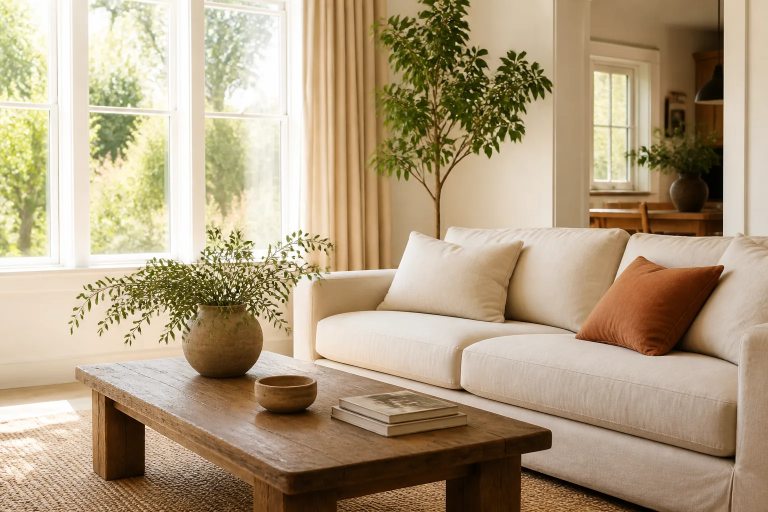
#> input picture img/home/hero-interior.webp, 1536 x 1024 px, given in place of exec-e1de3881-fbf5-41b5-aef6-879bcbc4d19f.png, which was not available (shown at 1/2 size)
$ python process_assets.py
#> lines starting #> are read from the running program, lines starting #| are printed output that depends on the picture
from pathlib import Path
from PIL import Image, ImageEnhance, ImageOps

ROOT = Path(__file__).resolve().parents[1]
GEN = Path(r"C:\Users\User\.codex\generated_images\01a047df-40c1-7c43-8b54-0f0973f6fdd9")
HOME = ROOT / "starter" / "img" / "home"
SERVICES = ROOT / "starter" / "img" / "services"

def save(source: Path, target: Path, size=(1400, 1000), mirror=False, warmth=1.0):
#> called with size = (1400, 1000), mirror = False, warmth = 1
    image = Image.open(source).convert("RGB")
#> image is the input picture: PIL image 1536x1024 RGB; mean R, G, B 176.7, 158, 129.1
    if mirror:
        image = ImageOps.mirror(image)
    image = ImageOps.fit(image, size, method=Image.Resampling.LANCZOS)
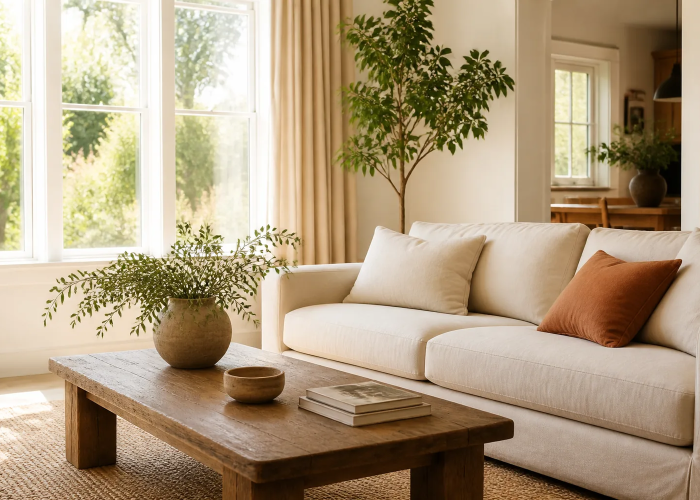
#> image: PIL image 1400x1000 RGB (shown at 1/2 size); mean R, G, B 174.6, 155.6, 127
    if warmth != 1.0:
        image = ImageEnhance.Color(image).enhance(warmth)
    target.parent.mkdir(parents=True, exist_ok=True)
    image.save(target, "WEBP", quality=80, method=6)

new_home = {
    "exec-e1de3881-fbf5-41b5-aef6-879bcbc4d19f.png": "prepare-table.webp",
    "exec-1342a997-ea33-47ee-afb4-acb562b7e2d1.png": "prepare-safe-photo.webp",
    "exec-a9397982-6dc5-4211-b14e-5290c9df0e4a.png": "about-conversation.webp",
    "exec-b2d28d18-68a0-44fa-b19f-66914cab3b4c.png": "request-garden.webp",
}
for source, target in new_home.items():
    save(GEN / source, HOME / target, (1400, 1000) if "safe" not in target and "request" not in target else (1000, 1400))
#> pass 2 of the loop `for source, target in new_home.items():`:
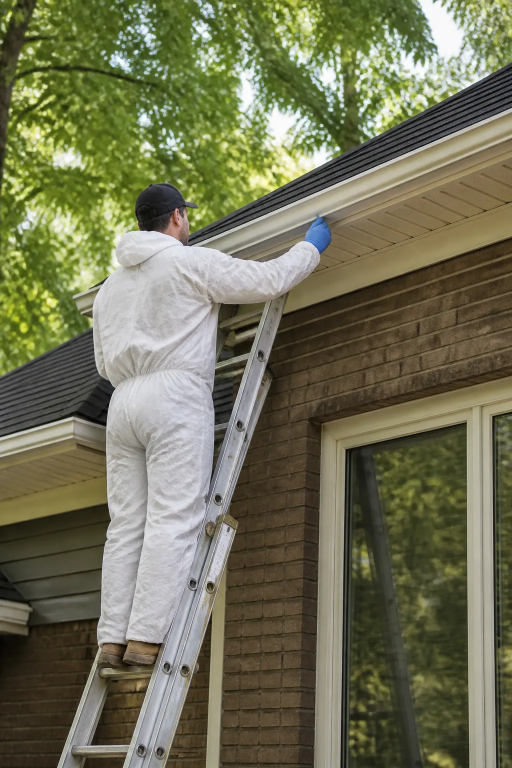
#> input picture img/home/process-inspection.webp, 1024 x 1536 px, given in place of exec-1342a997-ea33-47ee-afb4-acb562b7e2d1.png, which was not available (shown at 1/2 size)
#> in save, image is the input picture: PIL image 1024x1536 RGB; mean R, G, B 113.4, 113.6, 85.6
#> in save (call 2), `image = ImageOps.fit(image, size, method=Image.Resampling.LANCZOS)`:
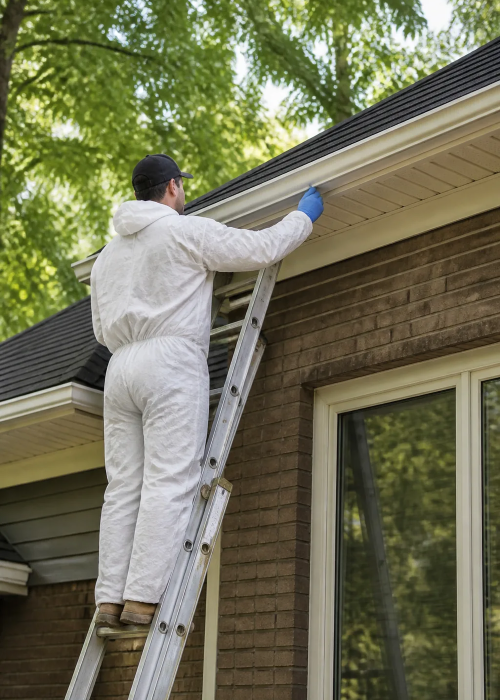
#> image: PIL image 1000x1400 RGB (shown at 1/2 size); mean R, G, B 114.3, 114.1, 86.7
#> (the run stopped early here; a loop or call above may not have finished)
